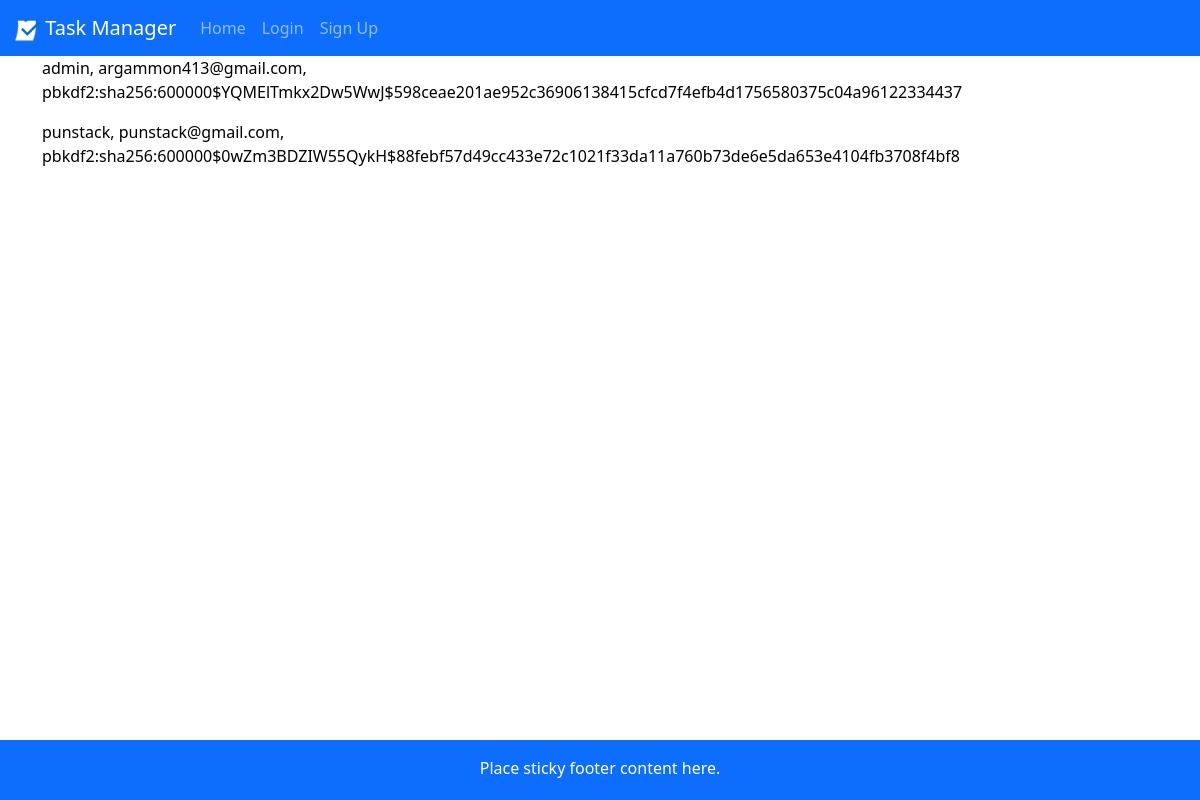
Screenshot of /view_users with the database file from the repository.
### app.py (models this page shows, shortened)
class User(db.Model):
    __tablename__ = 'User'
    id = db.Column(db.String(36), primary_key = True, default=lambda: str(uuid.uuid4()))
    user = db.Column(db.String(20), unique = True, nullable = False) # stores original case of username
    user_lower = db.Column(db.String(20), unique = True, nullable = False) # stores lower case version of username
    email = db.Column(db.String(100), unique = True, nullable = False)
    email_lower = db.Column(db.String(100), unique = True, nullable = False)
    password = db.Column(db.String(50), nullable = False)
    tasks = db.relationship('Task', backref='user', lazy = True)
    friends = db.relationship('User',
                              secondary = friends,
                              primaryjoin = (friends.c.user_id == id),
                              secondaryjoin = (friends.c.friend_id == id),
                              backref = db.backref('friended_by', lazy = 'dynamic'), # for loading 'friended_by'
                              lazy = 'dynamic') # for loading 'friends'

### app.py (the view)
@app.route("/view_users")
def view_users():
    return render_template("view_users.html", values=User.query.all())

### app.py (called while the page is built)
@app.before_request
def check_user_existence():
    if "user" in session:
        user_lower = session["user"].lower()
        if not User.query.filter_by(user_lower=user_lower).first():
            session.pop("user", None)
            flash("Your account no longer exists. Please log in again.", "error")
            return redirect(url_for("login"))

### templates/view_users.html
{% extends "layout.html" %}
{% block content %}
{% for item in values %}
<p>{{item.user}}, {{item.email}}, {{item.password}}</p>
{% endfor %}
{% endblock %}

### static/style.css (style rules this page uses)
body { min-height: 100vh; display: flex; flex-direction: column; color: #000000 }

### templates/layout.html (style rules this page uses)
html, body { height: 100%; margin: 0; }
body { display: flex; flex-direction: column; }

### rows the page displays
User: user "admin", email "argammon413@gmail.com", password "pbkdf2:sha256:600000$YQMElTmkx2Dw5WwJ$598ceae201ae952c36906138415cfcd7f4efb4d1756580375c04a96122334437"
User: user "punstack", email "punstack@gmail.com", password "pbkdf2:sha256:600000$0wZm3BDZIW55QykH$88febf57d49cc433e72c1021f33da11a760b73de6e5da653e4104fb3708f4bf8"
